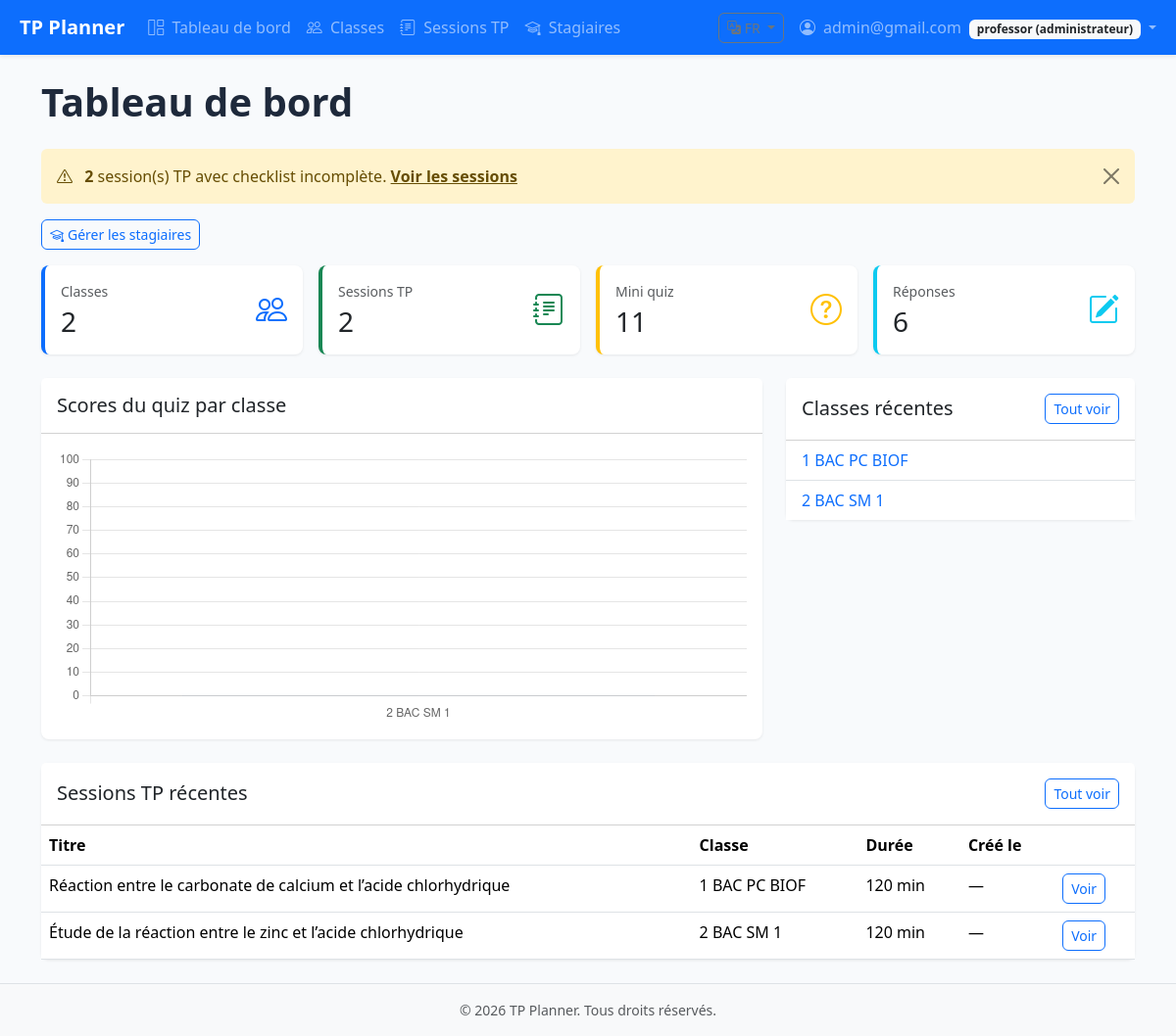
The page /pages/dashboard.php (signed in) on the database its author committed.
### tables this page shows
CREATE TABLE `classes` (
  `id` int(11) NOT NULL,
  `name` varchar(100) NOT NULL,
  `teacher_id` int(11) NOT NULL,
  `created_at` timestamp NOT NULL DEFAULT current_timestamp()
);

CREATE TABLE `tp_sessions` (
  `id` int(11) NOT NULL,
  `title` varchar(255) NOT NULL,
  `class_id` int(11) NOT NULL,
  `objectives` text DEFAULT NULL,
  `skills` text DEFAULT NULL,
  `duration` int(11) DEFAULT 60,
  `created_at` timestamp NOT NULL DEFAULT current_timestamp(),
  `fiche_number` varchar(50) DEFAULT NULL COMMENT 'Ex: Fiche technique 4',
  `unit` varchar(100) DEFAULT NULL COMMENT 'Ex: Chimie, Physique…',
  `results` text DEFAULT NULL COMMENT 'Bilan des réactions (HTML riche)',
  `safety` text DEFAULT NULL COMMENT 'Consignes de sécurité (HTML riche)',
  `schema_image` varchar(500) DEFAULT NULL COMMENT 'Chemin vers le schéma expérimental uploadé',
  `imported_file` varchar(500) DEFAULT NULL,
  `imported_content` mediumtext DEFAULT NULL,
  `imported_type` enum('none','word','pdf') NOT NULL DEFAULT 'none'
);

### includes/i18n.php (called while the page is built, shortened)
<?php
function get_ui_lang(): string {
    $l = $_SESSION['ui_lang'] ?? 'fr';
    return in_array($l, I18N_ALLOWED, true) ? $l : 'fr';
}
function t(string $key): string {
    $lang = get_ui_lang();
    $dict = $GLOBALS['I18N_STRINGS'][$lang] ?? [];
    if (isset($dict[$key])) {
        return $dict[$key];
    }
    $fallback = $GLOBALS['I18N_STRINGS']['en'][$key] ?? $key;
    return $fallback;
}

### includes/functions.php (called while the page is built, shortened)
<?php
function escape($str) {
    return htmlspecialchars($str ?? '', ENT_QUOTES, 'UTF-8');
}
?>

### pages/dashboard.php (the view, shortened to what this page needs)
<?php
require_once dirname(__DIR__) . '/config/config.php';
$conn = getDB();
$classesCount = $conn->query('SELECT COUNT(*) FROM classes')->fetch_row()[0];
$sessionsCount = $conn->query('SELECT COUNT(*) FROM tp_sessions')->fetch_row()[0];
$quizzesCount = 0;
$quizTable = $conn->query("SHOW TABLES LIKE 'tp_quizzes'");
if ($quizTable && $quizTable->num_rows) {
    $quizzesCount = $conn->query('SELECT COUNT(*) FROM tp_quizzes')->fetch_row()[0];
}
$recentClasses = [];
try {
    $recentClasses = $conn->query('SELECT id, name, teacher_id FROM classes ORDER BY id DESC LIMIT 5')->fetch_all(MYSQLI_ASSOC);
} catch (Exception $e) { }
$recentSessions = [];
try {
    $recentSessions = $conn->query('
        SELECT s.id, s.title, s.duration, c.name AS class_name
        FROM tp_sessions s
        LEFT JOIN classes c ON c.id = s.class_id
        ORDER BY s.id DESC LIMIT 5
    ')->fetch_all(MYSQLI_ASSOC);
} catch (Exception $e) { }
$scoresByClass = [];
try {
    $res = $conn->query("
        SELECT c.name AS class_name, AVG(qa.score) AS avg_score
        FROM quiz_answers qa
        JOIN tp_quizzes tq ON tq.id = qa.quiz_id
        JOIN tp_sessions ts ON ts.id = tq.tp_id
        LEFT JOIN classes c ON c.id = ts.class_id
        WHERE qa.score IS NOT NULL
        GROUP BY ts.class_id, c.name
        ORDER BY avg_score DESC
        LIMIT 8
    ");
    if ($res) $scoresByClass = $res->fetch_all(MYSQLI_ASSOC);
} catch (Exception $e) { }
$incompleteChecklists = 0;
try {
    $r = $conn->query("SELECT COUNT(DISTINCT tp_id) AS n FROM tp_checklists WHERE is_done = 0");
    if ($r && $row = $r->fetch_assoc()) $incompleteChecklists = (int) $row['n'];
} catch (Exception $e) { }
require_once dirname(__DIR__) . '/includes/header.php';
require_once dirname(__DIR__) . '/includes/navbar.php';
?>
<main class="container py-4">
    <h1 class="page-title mb-4"><?= escape(t('dashboard.title')) ?></h1>
    <?php if ($incompleteChecklists > 0): ?>
        <div class="alert alert-warning alert-dismissible fade show">
            <i class="bi bi-exclamation-triangle me-2"></i>
            <strong><?= (int) $incompleteChecklists ?></strong> <?= escape(t('dashboard.checklist_warn')) ?>
            <a href="<?= APP_URL ?>/pages/tp_sessions.php" class="alert-link"><?= escape(t('dashboard.view_sessions')) ?></a>
            <button type="button" class="btn-close" data-bs-dismiss="alert"></button>
        </div>
    <?php endif; ?>
    <div class="mb-3">
        <a href="<?= APP_URL ?>/pages/stagiaires.php" class="btn btn-outline-primary btn-sm"><i class="bi bi-mortarboard me-1"></i><?= escape(t('dashboard.stagiaires_link')) ?></a>
    </div>
    <div class="row g-3 mb-4">
        <div class="col-sm-6 col-lg-3">
            <div class="card stat-card h-100">
                <div class="card-body">
                    <div class="d-flex justify-content-between align-items-center">
                        <div>
                            <p class="text-muted small mb-1"><?= escape(t('dashboard.classes')) ?></p>
                            <h3 class="mb-0"><?= (int) $classesCount ?></h3>
                        </div>
                        <i class="bi bi-people text-primary" style="font-size: 2rem;"></i>
                    </div>
                </div>
            </div>
        </div>
        <div class="col-sm-6 col-lg-3">
            <div class="card stat-card stat-success h-100">
                <div class="card-body">
                    <div class="d-flex justify-content-between align-items-center">
                        <div>
                            <p class="text-muted small mb-1"><?= escape(t('dashboard.tp_sessions')) ?></p>
                            <h3 class="mb-0"><?= (int) $sessionsCount ?></h3>
                        </div>
                        <i class="bi bi-journal-text text-success" style="font-size: 2rem;"></i>
                    </div>
                </div>
            </div>
        </div>
        <div class="col-sm-6 col-lg-3">
            <div class="card stat-card stat-warning h-100">
                <div class="card-body">
                    <div class="d-flex justify-content-between align-items-center">
                        <div>
                            <p class="text-muted small mb-1"><?= escape(t('dashboard.mini_quizzes')) ?></p>
                            <h3 class="mb-0"><?= (int) $quizzesCount ?></h3>
                        </div>
                        <i class="bi bi-question-circle text-warning" style="font-size: 2rem;"></i>
                    </div>
                </div>
            </div>
        </div>
        <div class="col-sm-6 col-lg-3">
            <div class="card stat-card stat-info h-100">
                <div class="card-body">
                    <div class="d-flex justify-content-between align-items-center">
                        <div>
                            <p class="text-muted small mb-1"><?= escape(t('dashboard.answers')) ?></p>
                            <h3 class="mb-0"><?php
                                try {
                                    echo (int) $conn->query('SELECT COUNT(*) FROM quiz_answers')->fetch_row()[0];
                                } catch (Exception $e) { echo '0'; }
                            ?></h3>
                        </div>
                        <i class="bi bi-pencil-square text-info" style="font-size: 2rem;"></i>
                    </div>
                </div>
            </div>
        </div>
    </div>
    <div class="row g-4">
        <div class="col-lg-8">
            <div class="card">
                <div class="card-header bg-white py-3">
                    <h5 class="mb-0"><?= escape(t('dashboard.quiz_scores')) ?></h5>
                </div>
                <div class="card-body">
                    <div class="chart-container">
                        <canvas id="scoresChart"></canvas>
                    </div>
                </div>
            </div>
        </div>
        <div class="col-lg-4">
            <div class="card">
                <div class="card-header bg-white py-3 d-flex justify-content-between align-items-center">
                    <h5 class="mb-0"><?= escape(t('dashboard.recent_classes')) ?></h5>
                    <a href="<?= APP_URL ?>/pages/classes.php" class="btn btn-sm btn-outline-primary"><?= escape(t('dashboard.view_all')) ?></a>
                </div>
                <div class="card-body p-0">
                    <?php if (empty($recentClasses)): ?>
                        <div class="empty-state">
                            <i class="bi bi-people"></i>
                            <p class="mb-0"><?= escape(t('dashboard.no_classes')) ?></p>
                            <a href="<?= APP_URL ?>/pages/classes.php?action=create" class="btn btn-primary btn-sm mt-2"><?= escape(t('dashboard.add_class')) ?></a>
                        </div>
                    <?php else: ?>
                        <ul class="list-group list-group-flush">
                            <?php foreach ($recentClasses as $c): ?>
                                <li class="list-group-item d-flex justify-content-between">
                                    <a href="<?= APP_URL ?>/pages/classes.php?id=<?= (int)$c['id'] ?>" class="text-decoration-none"><?= escape($c['name']) ?></a>
                                </li>
                            <?php endforeach; ?>
                        </ul>
                    <?php endif; ?>
                </div>
            </div>
        </div>
    </div>
    <div class="card mt-4">
        <div class="card-header bg-white py-3 d-flex justify-content-between align-items-center">
            <h5 class="mb-0"><?= escape(t('dashboard.recent_tp')) ?></h5>
            <a href="<?= APP_URL ?>/pages/tp_sessions.php" class="btn btn-sm btn-outline-primary"><?= escape(t('dashboard.view_all')) ?></a>
        </div>
        <div class="card-body p-0">
            <?php if (empty($recentSessions)): ?>
                <div class="empty-state">
                    <i class="bi bi-journal-text"></i>
                    <p class="mb-0"><?= escape(t('dashboard.no_sessions')) ?></p>
                    <a href="<?= APP_URL ?>/pages/tp_sessions.php?action=create" class="btn btn-primary btn-sm mt-2"><?= escape(t('dashboard.create_session')) ?></a>
                </div>
            <?php else: ?>
                <div class="table-responsive">
                    <table class="table table-hover mb-0">
                        <thead><tr><th><?= escape(t('tp_sessions.col_title')) ?></th><th><?= escape(t('tp_sessions.col_class')) ?></th><th><?= escape(t('tp_sessions.col_duration')) ?></th><th><?= escape(t('tp_sessions.col_created')) ?></th><th></th></tr></thead>
                        <tbody>
                            <?php foreach ($recentSessions as $s): ?>
                                <tr>
                                    <td><?= escape($s['title']) ?></td>
                                    <td><?= escape($s['class_name'] ?? '-') ?></td>
                                    <td><?= (int)($s['duration'] ?? 0) ?> min</td>
                                    <td>—</td>
                                    <td>
                                        <a href="<?= APP_URL ?>/pages/tp_view.php?id=<?= (int)$s['id'] ?>" class="btn btn-sm btn-outline-primary"><?= escape(t('tp_sessions.view')) ?></a>
                                    </td>
                                </tr>
                            <?php endforeach; ?>
                        </tbody>
                    </table>
                </div>
            <?php endif; ?>
        </div>
    </div>
</main>
<?php
if (!empty($scoresByClass)) {
    $labels = array_map(function($r) { return json_encode($r['class_name'] ?: 'No class'); }, $scoresByClass);
    $values = array_map(function($r) { return (float) $r['avg_score']; }, $scoresByClass);
    $chartLabel = json_encode(t('dashboard.chart_avg'), JSON_UNESCAPED_UNICODE);
    $extraScripts = '<script src="https://cdn.jsdelivr.net/npm/chart.js@4.4.1/dist/chart.umd.min.js"></script>';
    $extraScripts .= '<script>
    document.addEventListener("DOMContentLoaded", function() {
        var ctx = document.getElementById("scoresChart");
        if (!ctx) return;
        new Chart(ctx.getContext("2d"), {
            type: "bar",
            data: {
                labels: [' . implode(',', $labels) . '],
                datasets: [{
                    label: ' . $chartLabel . ',
                    data: [' . implode(',', $values) . '],
                    backgroundColor: "rgba(13, 110, 253, 0.7)",
                    borderColor: "#0d6efd",
                    borderWidth: 1
                }]
            },
            options: {
                responsive: true,
                maintainAspectRatio: false,
                plugins: { legend: { display: false } },
                scales: {
                    y: { beginAtZero: true, max: 100 }
                }
            }
        });
    });
    </script>';
}
require_once dirname(__DIR__) . '/includes/footer.php';

### assets/css/style.css (style rules this page uses)
:root { --tp-primary: #0d6efd; --tp-primary-dark: #0a58ca; --tp-success: #198754; --tp-warning: #ffc107; --tp-danger: #dc3545; --sidebar-width: 260px; }
body { font-family: 'Segoe UI', system-ui, sans-serif; background-color: #f8fafc; }
.card { border: none; border-radius: 0.5rem; box-shadow: 0 1px 3px rgba(0,0,0,.08); transition: box-shadow .2s, transform .2s; }
.btn { border-radius: 0.375rem; }
.alert { border: none; border-radius: 0.375rem; }
.stat-card { border-left: 4px solid var(--tp-primary); }
.stat-card.stat-success { border-left-color: var(--tp-success); }
.stat-card.stat-warning { border-left-color: var(--tp-warning); }
.stat-card.stat-info { border-left-color: #0dcaf0; }
.chart-container { position: relative; height: 280px; }
.page-title { font-weight: 600; color: #1e293b; }

### rows shown on the page
classes: name "1 BAC PC BIOF"
classes: name "2 BAC SM 1"
tp_sessions: title "Réaction entre le carbonate de calcium et l’acide chlorhydrique", class.name "1 BAC PC BIOF", duration "120"
tp_sessions: title "Étude de la réaction entre le zinc et l’acide chlorhydrique", class.name "2 BAC SM 1", duration "120"

### other values the page prints
APP_NAME "TP Planner"
t('nav.dashboard') "Tableau de bord"
t('nav.classes') "Classes"
t('nav.tp_sessions') "Sessions TP"
t('nav.stagiaires') "Stagiaires"
$_SESSION['username'] "admin@gmail.com"
format_role_label($_SESSION['role'] ?? null) "professor (administrateur)"
t('dashboard.title') "Tableau de bord"
$incompleteChecklists "2"
t('dashboard.checklist_warn') "session(s) TP avec checklist incomplète."
t('dashboard.view_sessions') "Voir les sessions"
t('dashboard.stagiaires_link') "Gérer les stagiaires"
t('dashboard.classes') "Classes"
$classesCount "2"
t('dashboard.tp_sessions') "Sessions TP"
